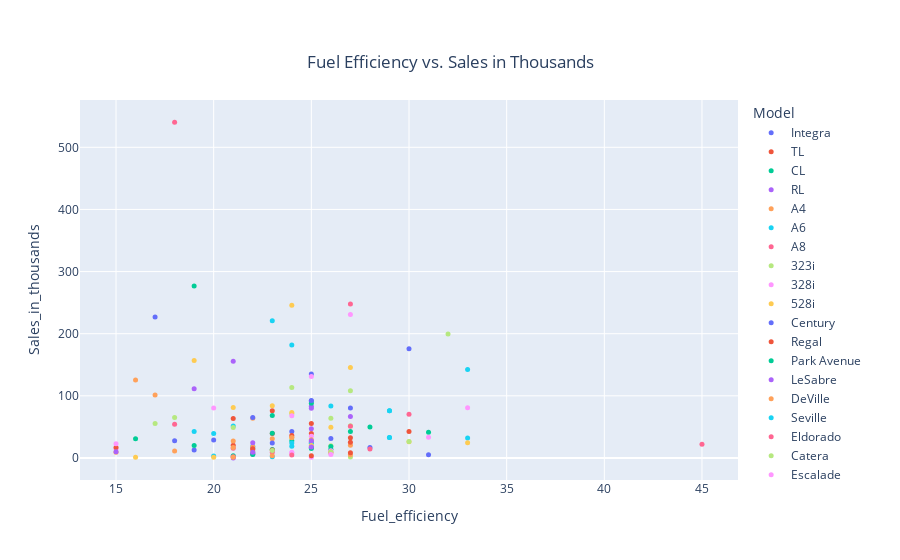

Notebook code for this chart:
### Code cell
'''When we look at Fuel Economy, we can see that the data is beginning to spread out horizontally, 
and staying pretty stagnant with the sales. Most cars sold were in the range of 17 and 27 miles 
per gallon which means Fuel economy definitely plays a factor in these purchases. '''

#Correlation between Fuel Efficiency and sales

#Set the x and y, hover data: when mouse hovers over, it shows sales in thousands, Fuel efficiency and Model
fig = px.scatter(df4,x='Fuel_efficiency', y = 'Sales_in_thousands', color = 'Model',
    hover_data=['Sales_in_thousands'],title='Fuel Efficiency vs. Sales in Thousands')
fig.update_traces(marker_size=5)

#positions the title 
fig.update_layout(
    title={'y':0.9,'x':0.5,'xanchor': 'center','yanchor': 'top'})
fig.show()
